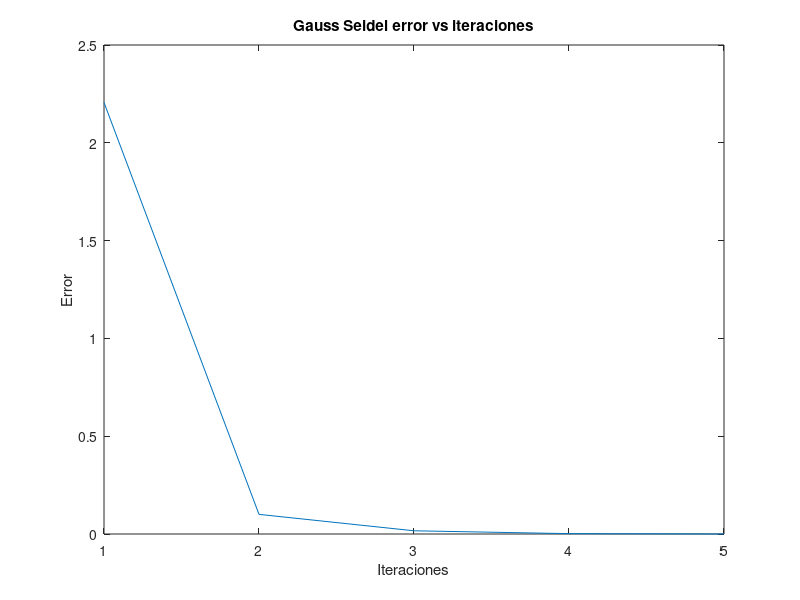

Reproduce this figure in MATLAB.
function archivo_gauss_seidel
  #Ejemplo para el metodo
  A3=[5 1 1;;1 5 1; 1 1 5]
  b3=[7;7;7]
  [x,error]=gauss_seidel(A3,b3,100,10^-3)#A matriz nxn, #b matriz de valores independientes,#k numero de iteraciones,#tol Toleracion

  
end

#Parametros de entrada
#A matriz nxn, #b matriz de valores independientes
#k cantidad de iteraciones, #tol tolerancia 
#Salida
#x matriz  de las soluciones, #error array con los valores de error
function [x,error]=gauss_seidel(A,b,k,tol)
  [n, m] = size(A);#Obtiene la cantidad de filas y columnas
  if n!=m #Comprueba que la matriz es cuadrada
    error("La matriz no es cuadrada");
  endif
  [t, o] = size(b);#Obtiene la cantidad de filas y columnas
  if t!=n | o!=1 #Comprueba que la matriz b tenga las dimensiones correctas
    error("La matriz b no es de las dimensiones correctas");
  endif
  [VF]=matriz_dominante(A,b,n);#Comprueba que la matriz sea diagonalmente dominante 
  if VF!=1
    error("La matriz no es diagonalmente dominante")
  endif
  
  
  
  [L,U,D]=matrices_Jacobi(A,n);#Se obtienes las matrices L U D
  x=zeros(n,1);#Crea la matriz que tendra las respuestas de las iteraciones
  x1=x;#Toma el valor de la primera x(0)
  error=[];#Array donde se almacenaran los errores
  H=(L+D);#Matriz provisional para los calculos
  c=hacia_Adelante(H,b,n);#Matriz c => (L+D)c=b
  for i=1:k#Cantidad de iteraciones
    
    d=-U*x(1:n,i);#Matriz provisional para los calculos d(k)=-Ux(k)
    z=hacia_Adelante(H,d,n);# Hz(k)=d(k)
    x1=z+c;#Calcula el valor de las x
    x=[x x1];#Se alamarecen en la matriz de respuesta
    e_norma2=norm(A*x1-b);#Se calcula el error absoluto
    error=[error e_norma2];#Se almacena el error absoluto 
    if e_norma2<=tol#Comprueba el error absoluto, si es menor a la tolerancia se detiene
      break;
    endif
  endfor
  plot(1:i,error);#Se grafica error vs iteraciones
  title ("Gauss Seidel error vs iteraciones");
  xlabel("Iteraciones");
  ylabel("Error");
end


#Parametros de entrada
#A matriz nxn, #n largo del a matriz
#Salida
#L matriz tri.inferior , #U matriz tri.superior, #D matriz diagonal
#Funcion complementaria para obtener las 3 matrices extras
function [L,U,D]=matrices_Jacobi(A,n)#Metodo para obtener las matrices a usar L U D
  L=zeros(n,n);#Matrices nxn llenas de 0
  U=zeros(n,n);
  D=zeros(n,n); 
  for i=1:n#Filas
    for j=1:n#Columnas
      if j==i#Comprueba que sea la diagonal
        D(i,j)=A(i,j);#Almacena la el valor en la matriz diagonal
      elseif i<j
        U(i,j)=A(i,j);#Almacena la el valor en la matriz triangular superior
      elseif  i>j
        L(i,j)=A(i,j);#Almacena la el valor en la matriz triangular inferior
      end
    endfor
  endfor   
end


#Parametros de entrada
#A matriz  triangular inferior, #b nueva matriz de valores independientes, #n largo de la matriz
#Salida
#soluciones matriz de soluciones "x#"
#Sustitucion hacia adelante
function [soluciones]=hacia_Adelante(A,b,n)
  soluciones=zeros(n,1);#Matriz de soluciones 
  soluciones(1)=b(1)/A(1,1);#Primera solucion
  i=2;
  while i<n+1#Mueve las filas   
    sumatoria=0;
    for j=1:i-1#Mueve columnas
      sumatoria=sumatoria+(A(i,j)*soluciones(j));#Realiza la sumatoria necesaria
    endfor
    x=((b(i)-sumatoria)/A(i,i));#Calcula el valor de x
    soluciones(i)=x;#Agrega x a la matriz de soluciones
    i=i+1;
  end

end

#Parametros de entrada
#A matriz nxn , #b nueva matriz de valores independientes, #n largo de la matriz
#Salida
#verificado valor 1 si es diagonalmente dominante, valor 0 si no es diagonalmente dominante
#Comprueba y corrige la matriz A, a diagonal dominante
function [verificado]=matriz_dominante(A,b,n)
  verificado=1;
  for f=1:n#Mueve filas
    for c=1:n
      #Mueve columnas   
      if abs(A(f,c)) == max(abs(A(f,:))) && f!=c#Comprueba si el numero es igual al mayor y no se encuenta en la diagonal
        verificado=0;
        break;      
      endif   
    endfor
    if verificado==0#Verifica si ya no es d.dominante y detiene el ciclo
      break;
    endif
  endfor

end